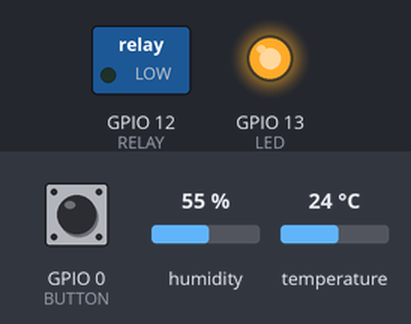
Simulated run of this sketch. Board: ESP8266 (NodeMCU). Shown: switched loads named in the sketch (green lamp = pin HIGH), output pins drawn as LEDs (lit = HIGH). Inputs (shaded band) come from the test bench; at power-on: GPIO 0 (BUTTON) HIGH, humidity 55 %, temperature 24 °C. WiFi joins after 1.5 s; servers stay silent unless stated.

Above: at 5.1 s.
5.2 s: GPIO 0 (BUTTON) pulled LOW for 0.15 s
At 5.9 s:
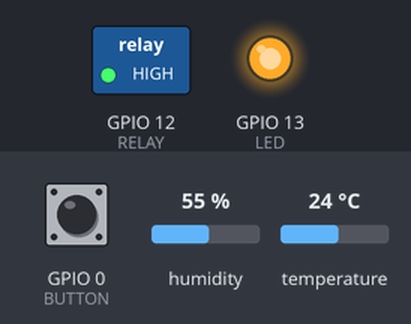
6.8 s: GPIO 0 (BUTTON) pulled LOW for 1 s
At 7.1 s:
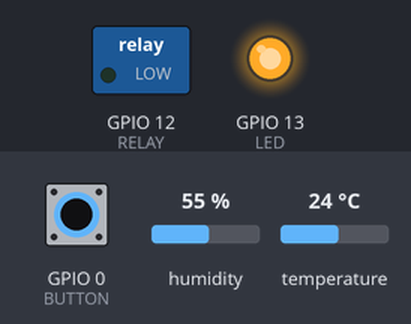
9.3 s: GPIO 0 (BUTTON) pulled LOW for 3.2 s
At 10.2 s:
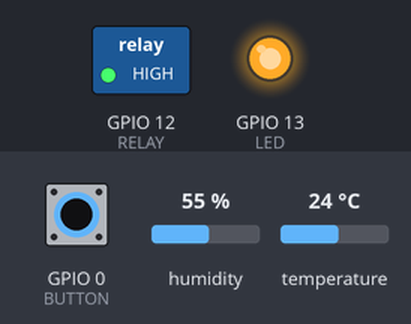
Timing chart, 0 to 12.3 s (numbered marks = the images above; inputs shaded):
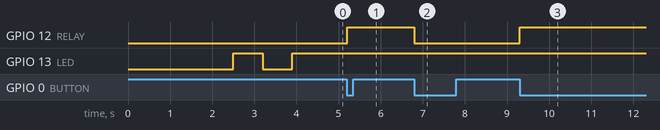

The sketch:

Sonoff.DHT+ThingSpeak.ino
```cpp
/***************************************************
 Created by: regi18
 Version: 2.1.4
 Github: https://github.com/regi18/Sonoff-Blynk
 **************************************************/

/* Libraries */
#include <ESP8266WiFi.h>
#include <BlynkSimpleEsp8266.h>
#include <DHT.h>
#include <WiFiUdp.h>
#include <ArduinoOTA.h>

/*** Here are the things that you have to change ***/
/***************************************************/

/* Blynk AUTH key */
char const AUTH[] = "BLYNK AUTH TOKEN";

/* Wi-Fi Details */
char const SSID[] = "SSID";
char const PASS[] = "WIFI PASSWORD";
char const HOSTNAME[] = "HOSTNAME";
char const OTAPSW[] = "OTA PASSWORD";

/* Thingspeak */
const char* TS_SERVER = "api.thingspeak.com";
String TS_API_KEY ="THINGSPEAK API KEY";

/* Blynk Virtual Pins */
#define RELAYVPIN V0
#define TEMPVPIN V1
#define HUMVPIN V2

/* Temperature sensor */
#define DHTPIN  14
#define DHTTYPE DHT22

/* Device Pins */
#define RELAY 12
#define LED 13
#define BUTTON 0

/**************************************************/


/* General variables and declarations */
DHT dht(DHTPIN, DHTTYPE);
WiFiClient client;
BlynkTimer timer;

volatile bool state;
float hum = 0;
float temp = 0;


void setup()
{
  pinMode(LED,OUTPUT);
  pinMode(RELAY,OUTPUT);
  pinMode(DHTPIN, INPUT);
  pinMode(BUTTON,INPUT);

  WiFi.hostname(HOSTNAME);
  Blynk.begin(AUTH, SSID, PASS);

  ArduinoOTA.setPassword(OTAPSW);
  ArduinoOTA.setHostname(HOSTNAME);
  ArduinoOTA.begin();

  dht.begin();
  timer.setInterval(15000L, getDhtData);

  /* Set the interval for sending data to Thingspeak.com (now is 1200000 = 20 minutes) */
  timer.setInterval(1200000L, sendDataTS);

  attachInterrupt(digitalPinToInterrupt(BUTTON), handleButton, FALLING);

  digitalWrite(LED, LOW);
  delay(700);
  digitalWrite(LED, HIGH);
  delay(700);
  digitalWrite(LED, LOW);
  delay(700);
  digitalWrite(LED, HIGH);
}

BLYNK_CONNECTED() {
    Blynk.syncAll();
}

void loop() {
  if (Blynk.connected()) { Blynk.run(); }
  else { Blynk.connect(); }
  timer.run();
  ArduinoOTA.handle();
}

/***************************************************
 * Get DHT data
 **************************************************/
void getDhtData(void)
{
  hum = dht.readHumidity();              // Read humidity (percent)
  temp = dht.readTemperature(false);     // Read temperature as Celsius
  if (isnan(hum) || isnan(temp))         // Check if any reads failed and exit early (to try again).
  {
    return;
  }

  Blynk.virtualWrite(TEMPVPIN, temp);
  Blynk.virtualWrite(HUMVPIN, hum);
}

/***************************************************
 * Read virtual pin 0 and turn on/off relay
 **************************************************/
BLYNK_WRITE(RELAYVPIN){
  state = param.asInt();
  digitalWrite(RELAY, state);
}

/***************************************************
 * Handle the interrupt
 **************************************************/
void handleButton()
{
  state = !state;
  Blynk.virtualWrite(RELAYVPIN, state);
  digitalWrite(RELAY, state);
}


/***************************************************
 * Sending Data to Thinkspeak Channel
 **************************************************/
void sendDataTS(void)
{
   if (client.connect(TS_SERVER, 80))
   {
     String postStr = TS_API_KEY;
     postStr += "&field1=";
     postStr += String(temp);
     postStr += "&field2=";
     postStr += String(hum);
     postStr += "\r\n\r\n";

     client.print("POST /update HTTP/1.1\n");
     client.print("Host: api.thingspeak.com\n");
     client.print("Connection: close\n");
     client.print("X-THINGSPEAKAPIKEY: " + TS_API_KEY + "\n");
     client.print("Content-Type: application/x-www-form-urlencoded\n");
     client.print("Content-Length: ");
     client.print(postStr.length());
     client.print("\n\n");
     client.print(postStr);
     delay(1000);
   }
   client.stop();
}
```

Measured:
- after the input at 5.2 s, GPIO 12 (RELAY): LOW → HIGH at once
- after the input at 6.8 s, GPIO 12 (RELAY): HIGH → LOW at once
- after the input at 9.3 s, GPIO 12 (RELAY): LOW → HIGH at once
